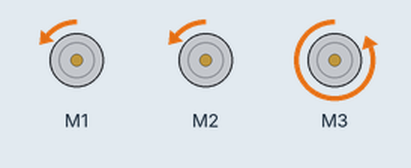
Recording of a sketch running on a simulated Arduino Uno, built with avr-gcc and run on an emulated ATmega328P. On the bench: 3 × DC motor (green arrow = forward, orange = backward, longer = faster). What the sketch prints to the serial monitor is not drawn.

Above: at 1.2 s.
Timing chart, 0 to 10.2 s (numbered marks = the images above):
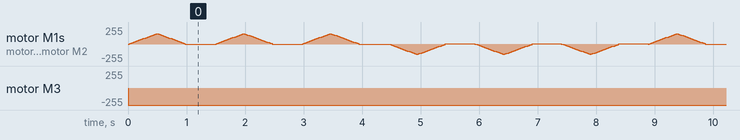

The sketch:

jetson_ver.ino
```cpp
int readbyte = 0;
#include <Adafruit_MotorShield.h>

/*
This is a test sketch for the Adafruit assembled Motor Shield for Arduino v2
It won't work with v1.x motor shields! Only for the v2's with built in PWM
control

For use with the Adafruit Motor Shield v2
---->  http://www.adafruit.com/products/1438
*/

#include <Wire.h>
#include <Adafruit_MotorShield.h>

// Create the motor shield object with the default I2C address
Adafruit_MotorShield AFMS = Adafruit_MotorShield();
// Or, create it with a different I2C address (say for stacking)
// Adafruit_MotorShield AFMS = Adafruit_MotorShield(0x61);

// Select which 'port' M1, M2, M3 or M4. In this case, M1
Adafruit_DCMotor *myMotor1 = AFMS.getMotor(1);
// You can also make another motor on port M2
Adafruit_DCMotor *myMotor2 = AFMS.getMotor(2);
Adafruit_DCMotor *myMotor3 = AFMS.getMotor(3);

void setup() {
    Serial.begin(9600);           // set up Serial library at 9600 bps
  Serial.println("Adafruit Motorshield v2 - DC Motor test!");

  AFMS.begin();  // create with the default frequency 1.6KHz
  //AFMS.begin(1000);  // OR with a different frequency, say 1KHz

  // Set the speed to start, from 0 (off) to 255 (max speed)
  myMotor1->setSpeed(155);
  myMotor2->setSpeed(155);
  myMotor3->setSpeed(255);
  myMotor1->run(FORWARD);
  myMotor2->run(FORWARD);
  myMotor3->run(FORWARD);
  // turn on motor
  myMotor1->run(RELEASE);
  myMotor2->run(RELEASE);
  myMotor3->run(RELEASE);

  myMotor1->run(BACKWARD);
  myMotor2->run(BACKWARD);
  myMotor3->run(BACKWARD);

}

void loop() {
   int i,j,k,l;
  for (j=0; j<3; j++){
  for (i=0; i<155; i++) {
    myMotor1->run(FORWARD);
    myMotor2->run(FORWARD);
    myMotor1->setSpeed(i);
    myMotor2->setSpeed(i);
    delay(3);
  }
  delay(10);
  for (i=155; i!=0; i--) {
    myMotor1->run(FORWARD);
    myMotor2->run(FORWARD);
    myMotor1->setSpeed(i);
    myMotor2->setSpeed(i);
    delay(3);
  }
    myMotor1->run(BACKWARD);
    myMotor2->run(BACKWARD);
    myMotor1->setSpeed(1);
    myMotor2->setSpeed(1);
 delay(500);
   Serial.write(6);
   while(Serial.available() < 0){
   }
  }
    for (j=0; j<3; j++){
  for (i=0; i<155; i++) {
    myMotor1->run(BACKWARD);
    myMotor2->run(BACKWARD);
    myMotor1->setSpeed(i);
    myMotor2->setSpeed(i);
    delay(3);
  }
  delay(10);
  for (i=155; i!=0; i--) {
    myMotor1->run(BACKWARD);
    myMotor2->run(BACKWARD);
    myMotor1->setSpeed(i);
    myMotor2->setSpeed(i);
    delay(3);
  }
    myMotor1->run(FORWARD);
    myMotor2->run(FORWARD);
    myMotor1->setSpeed(5);
    myMotor2->setSpeed(5);
 delay(500);
   Serial.write(6);
   while(Serial.available() < 0){
   }
  }
  }

 // Serial.write(6); 送る
   // while(Serial.available() < 0){
    //
  // }受け取るまではカラループ
```

Measured:
- by itself, motor M3: stopped → backward 255/255 at 0.00 s
